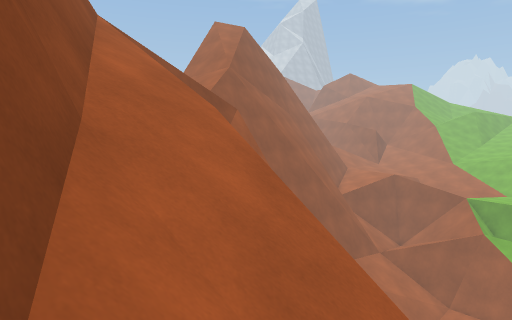
view 1 (above)

17 first-person views from a walk through a Unity game level. The camera is 1.3 m above the floor, tilts 4° down and sees 75° across. The floor is counted in squares, 1 m on a side. Each view is taken from the middle of a square. On the plan, view 1 faces up. The plan holds only what a view shows up to about 14 squares ahead; the rest is blank. The place goes on beyond the plan. The player is left out.

view 2
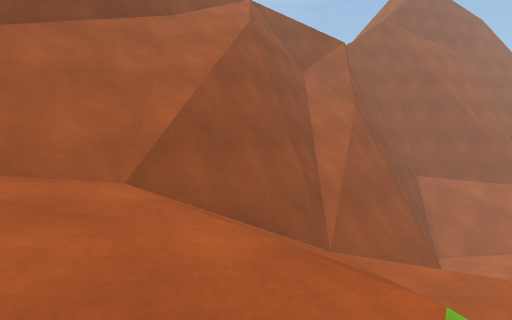

view 3
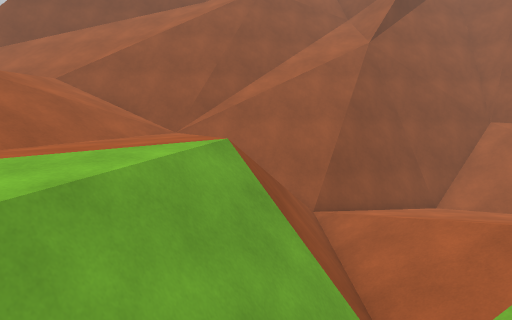

view 4
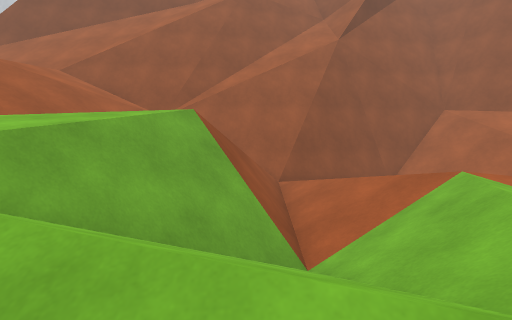

view 5
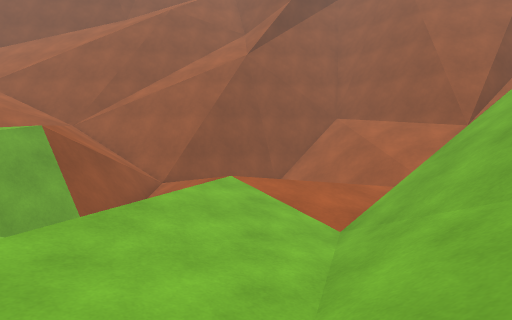

view 6
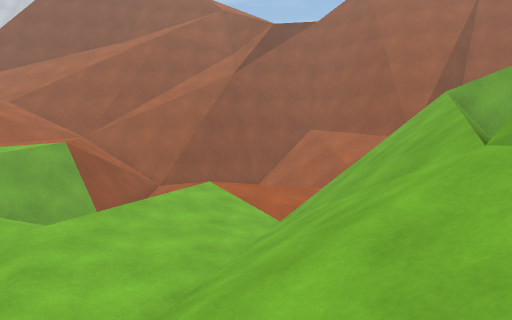

view 7
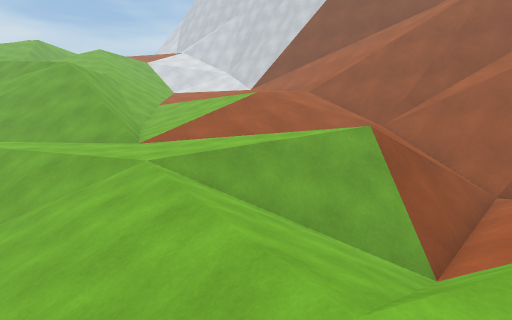

view 8
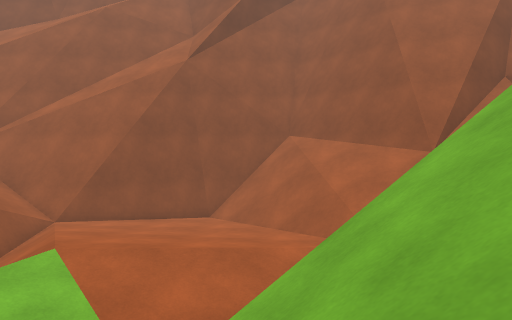

view 9
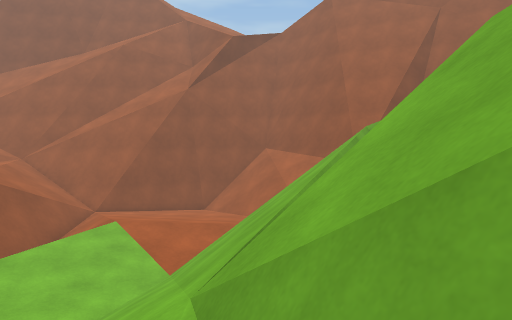

view 10
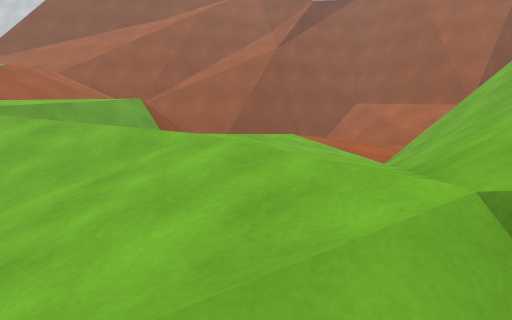

view 11
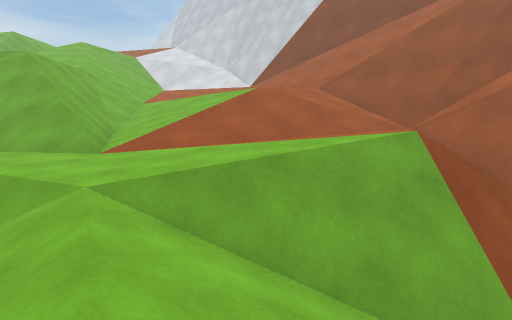

view 12
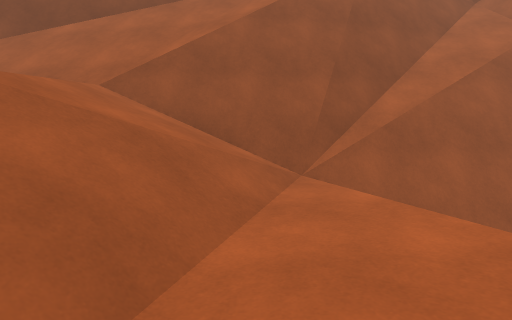

view 13
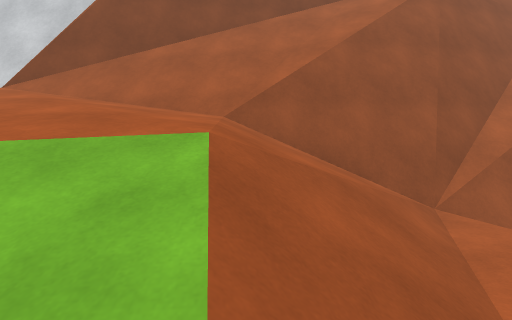

view 14
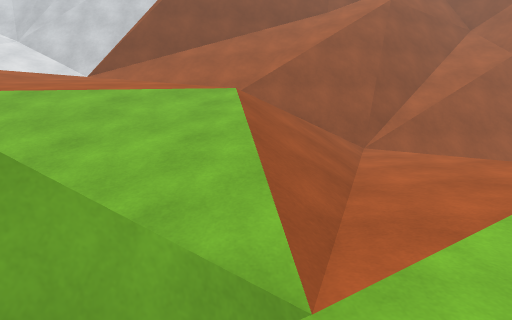

view 15
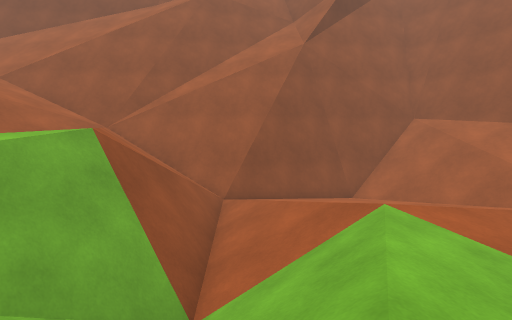

view 16
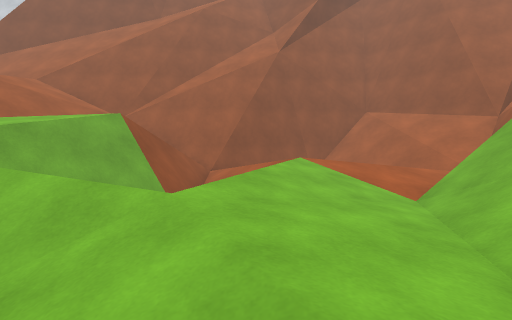

view 17
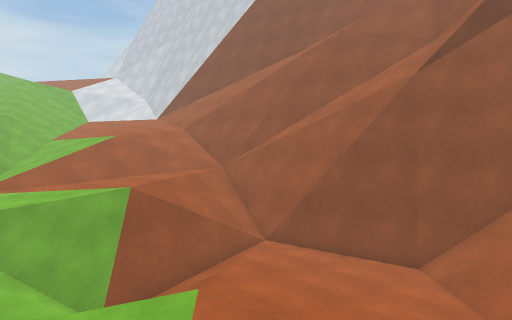

### Floor plan
Key: @ floor where view 1 was taken; # wall or solid block; x gap in a wall; . main floor; - floor 0.25 m lower than the main floor; : floor 0.5 m higher than the main floor; _ floor 0.75 m lower than the main floor; < floor 1 m lower than the main floor; ( floor 1.5 m lower than the main floor; + floor 1.75 m higher than the main floor; * floor 2 m higher than the main floor; ! floor 2 m lower than the main floor; ? floor 2.25 m lower than the main floor; % floor 2.5 m higher than the main floor; & floor 3 m higher than the main floor; $ floor 10.5 m higher than the main floor; / step, stairs or slope; = window, fence, low wall or low ledge; ^ raised ledge; v drop or lower ground; O other object.
Columns run from 5 left of view 1 to 25 right of it. Each row starts with its distance up from view 1.
 26           #
 25           #=
 24           ##O
 23           #=#
 22            ##
 21            ##x=    =v
 20           ##=/=#    v
 19           #////=   +/v   //
 18           //////   //O/v v//
 17          //////! =#v/////v//=
 16          /////?!(/==///////==:
 15         ##///??!((/==////////
 14         ##//???!((///////////
 13    v     ##???!!((///!!////// /
 12   vvv    ##???!(((////((((///
 11   v ^^    ##??!(((/////(((((//
 10 =$  v^^   ##??!(//////</((/////
  9 #=v vv^    #=?!/////////</////
  8  #/vvvv^   #=/#####//////////
  7  #//vvv^  ##=/==##=/////////
  6  ##//vvv  ##//// #////////
  5   #///vvv #=////..////////
  4   #=//vvv##=//......//////
  3   ##///vv##/........--////
  2    ##///v##///......--_///
  1     #////#=//////....-_///
  0     #@///v=/////////---_//
 -1     ##////=///////////--//
 -2      #////%%%%*////////-/
 -3      ##///%%%%*////////--
 -4      ##///&%%%*//////O//-

Where each view was taken, in squares from view 1:
view 1: 0 up, 0 right, facing up
view 2: 4 down, 10 right, facing up-left
view 3: 6 up, 18 right, facing left
view 4: 7 up, 20 right, facing left
view 5: 12 up, 22 right, facing left
view 6: 13 up, 25 right, facing left
view 7: 10 up, 21 right, facing down-left
view 8: 15 up, 19 right, facing left
view 9: 16 up, 24 right, facing left
view 10: 10 up, 25 right, facing left
view 11: 8 up, 19 right, facing down-left
view 12: 2 up, 13 right, facing left
view 13: 1 down, 13 right, facing left
view 14: 1 down, 18 right, facing left
view 15: 9 up, 19 right, facing left
view 16: 10 up, 23 right, facing left
view 17: 17 up, 17 right, facing down-left
